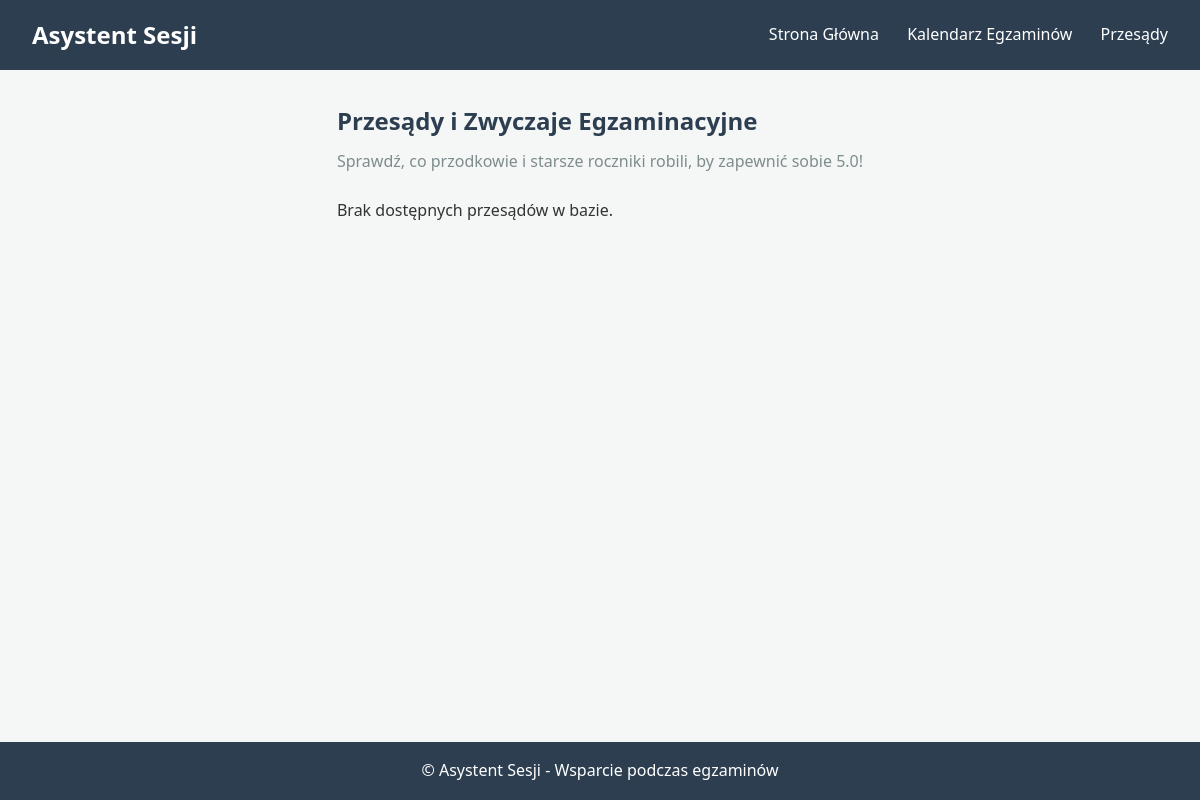
/przesad/, run on an earlier commit of the app's database.
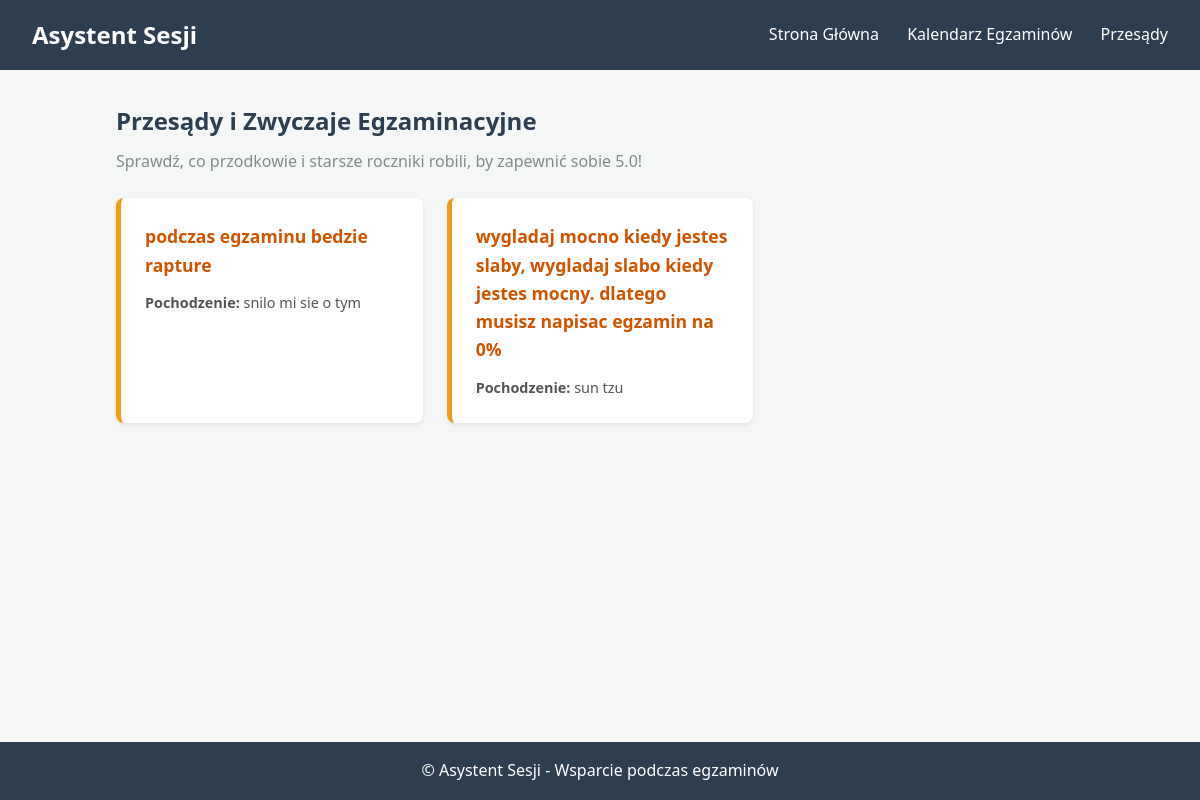
And on a later commit of the database.
### asystent_sesji/models.py (models this page shows, shortened)
class Przesad(models.Model):
    tekst=models.CharField(max_length=1000)
    opis=models.CharField(max_length=1000,verbose_name="Opis pochodzenia")

### asystent_sesji/views.py (the view)
# urls.py: path('przesad/', views.przesad, name="przesad"),
def przesad(request):
    context = {
        'przesady' : models.Przesad.objects.all().values(),
    }
    return render(request, "przesady.html", context)

### asystent_sesji/templates/przesady.html (shortened to what this page needs)
{% extends 'base.html' %}
{% load static %}
{% block extra_css %}
<link rel="stylesheet" href="{% static 'css/przesady.css' %}">
{% endblock %}
{% block content %}
<section class="superstitions-section">
    <h2>Przesądy i Zwyczaje Egzaminacyjne</h2>
    <p class="subtitle">Sprawdź, co przodkowie i starsze roczniki robili, by zapewnić sobie 5.0!</p>
    <div class="grid">
        {% for przesad in przesady %}
        <div class="superstition-card">
            <h3>{{ przesad.tekst }}</h3>
            {% if przesad.opis %}
                <p class="origin"><strong>Pochodzenie:</strong> {{ przesad.opis }}</p>
            {% endif %}
        </div>
        {% empty %}
        <p>Brak dostępnych przesądów w bazie.</p>
        {% endfor %}
    </div>
</section>
{% endblock %}

### asystent_sesji/templates/base.html (shortened to what this page needs)
{% load static %}
<!DOCTYPE html>
<html lang="pl">
<head>
    <link rel="stylesheet" href="{% static 'css/base.css' %}">
    {% block extra_css %}{% endblock %}
</head>
<body>
    <header class="navbar">
        <div class="logo">Asystent Sesji</div>
        <nav>
            <a href="{% url 'index' %}">Strona Główna</a>
            <a href="{% url 'kalendarz' %}">Kalendarz Egzaminów</a>
            <a href="{% url 'przesad' %}">Przesądy</a>
        </nav>
    </header>
    <main class="container">
        {% block content %}
        {% endblock %}
    </main>
    <footer>
        <p>&copy; Asystent Sesji - Wsparcie podczas egzaminów</p>
    </footer>
</body>
</html>

### asystent_sesji/static/css/base.css (style rules this page uses)
* { box-sizing: border-box; margin: 0; padding: 0; }
body { font-family: 'Segoe UI', Tahoma, Geneva, Verdana, sans-serif; line-height: 1.6; background-color: #f4f7f6; color: #333; display: flex; flex-direction: column; min-height: 100vh; }
.navbar { background-color: #2c3e50; color: #fff; padding: 1rem 2rem; display: flex; justify-content: space-between; align-items: center; }
.navbar .logo { font-size: 1.5rem; font-weight: bold; }
.navbar nav a { color: #fff; text-decoration: none; margin-left: 1.5rem; font-weight: 500; transition: color 0.3s; }
.container { max-width: 1000px; margin: 2rem auto; padding: 0 1rem; flex: 1; }
footer { background-color: #2c3e50; color: #fff; text-align: center; padding: 1rem; margin-top: auto; }

### asystent_sesji/static/css/przesady.css (style rules this page uses)
.superstitions-section h2 { color: #2c3e50; margin-bottom: 0.5rem; }
.subtitle { color: #7f8c8d; margin-bottom: 1.5rem; }
.grid { display: grid; grid-template-columns: repeat(auto-fill, minmax(280px, 1fr)); gap: 1.5rem; }
.superstition-card { background: #fff; padding: 1.5rem; border-radius: 8px; border-left: 5px solid #f39c12; box-shadow: 0 2px 5px rgba(0, 0, 0, 0.08); transition: transform 0.2s; }
.superstition-card h3 { font-size: 1.1rem; color: #d35400; margin-bottom: 0.8rem; }
.superstition-card .origin { font-size: 0.9rem; color: #555; }

What changed in the data, as far as the page shows it:
added Przesad: tekst "podczas egzaminu bedzie rapture", opis "snilo mi sie o tym"
added Przesad: tekst "wygladaj mocno kiedy jestes slaby, wygladaj slabo kiedy jestes mocny. dlatego musisz napisac egzamin na 0%", opis "sun tzu"
Also different on the page:
text no longer shown: "Brak dostępnych przesądów w bazie."
